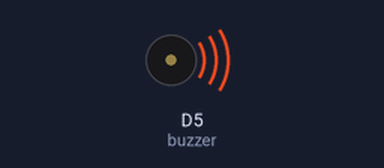
The sketch below on a simulated ESP8266 (NodeMCU). Shown: buzzer (waves = sounding). What the sketch prints to the serial monitor is not drawn.

Above: at 1.0 s.
At 4.0 s:
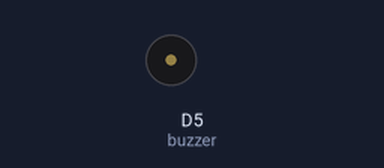
Timing chart, 0 to 7.8 s (numbered marks = the images above):
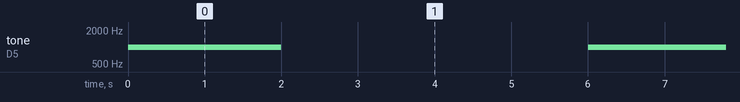

The sketch:

Piezo_Buzzer.ino
```cpp
// בלוחות esp הפונקציה noTone לא עובדת, צריך להשתמש בdigitalWrite(buzzer, HIGH)
const int buzzer = D5;

void setup() {
  Serial.begin(9600);
}

void loop() {
   tone(buzzer, 1000);
   Serial.print("buzzer is 1000");
   delay(2000);
   tone(buzzer, 2000, 2000);
   Serial.print("buzzer is 2000 for 2000 ms");

   noTone(buzzer);
   delay(1000);
   digitalWrite(buzzer, HIGH);
   delay(3000);
}
```

Measured:
- by itself, tone on D5 (buzzer): alternates 1000 Hz for 2.0 s and silent for 4.0 s
